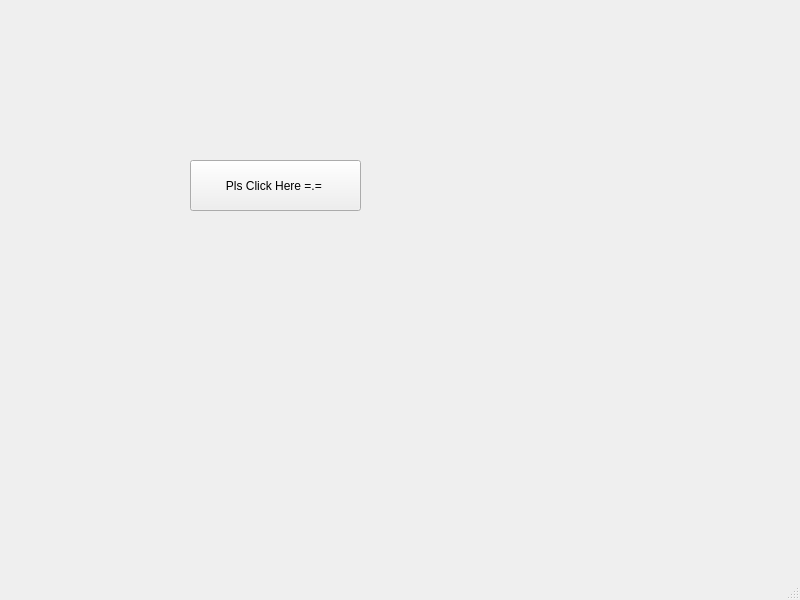
<?xml version="1.0" encoding="UTF-8"?>
<ui version="4.0">
 <class>MainWindow</class>
 <widget class="QMainWindow" name="MainWindow">
  <property name="geometry">
   <rect>
    <x>0</x>
    <y>0</y>
    <width>800</width>
    <height>600</height>
   </rect>
  </property>
  <property name="windowTitle">
   <string>MainWindow</string>
  </property>
  <widget class="QWidget" name="centralwidget">
   <widget class="QPushButton" name="pushButton">
    <property name="geometry">
     <rect>
      <x>190</x>
      <y>160</y>
      <width>171</width>
      <height>51</height>
     </rect>
    </property>
    <property name="text">
     <string>Pls Click Here =.= </string>
    </property>
   </widget>
  </widget>
  <widget class="QMenuBar" name="menubar">
   <property name="geometry">
    <rect>
     <x>0</x>
     <y>0</y>
     <width>800</width>
     <height>22</height>
    </rect>
   </property>
  </widget>
  <widget class="QStatusBar" name="statusbar"/>
 </widget>
 <resources/>
 <connections/>
</ui>
